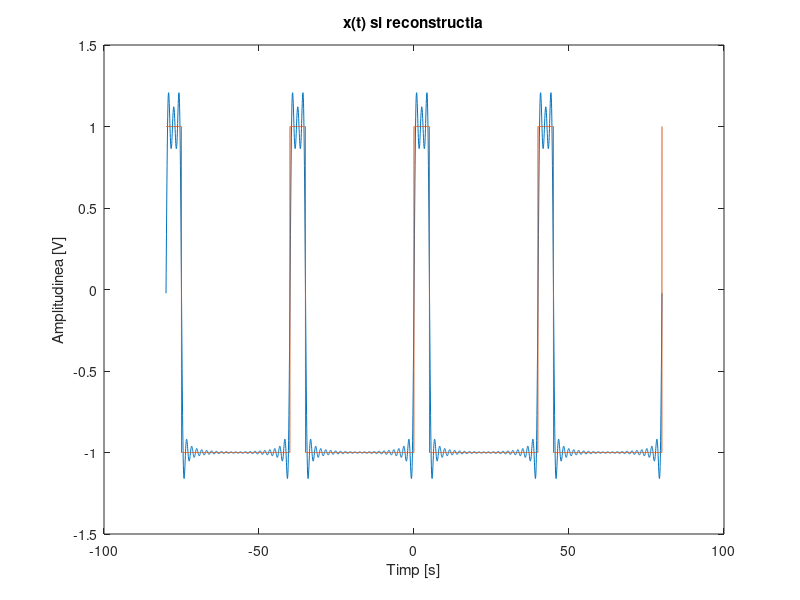
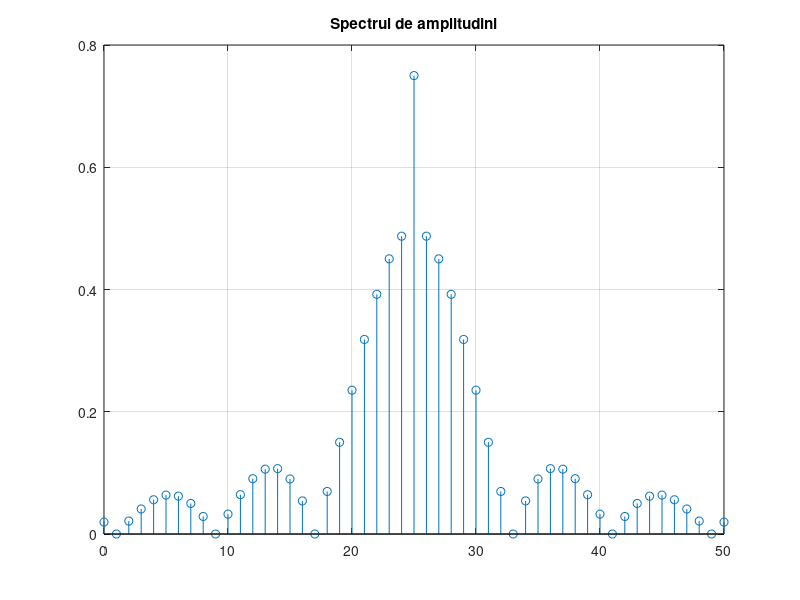

Reproduce these figures in MATLAB, in order.
%Numar de ordine: 5 Bricicaru Lucian Semnal Dreptunghiular
%conform SF, orice semnal poate fi scris ca o suma infinita de sinusuri si cosinusuri de diferite frecvente
%semnalul reconstruit are aproape aceeasi forma ca si semnalul original, avand cateva diferente
%aceasta diferenta poate fi diminuata prin cresterea numarului de coeficienti din SF
%spre final putem observa ca semnalul poate fi scris printr-o suma de SIN, deci semnalul va prezenta un caracter sinusoidal

%atribuim perioadei valoarea data
P = 40; %Perioada semnalului
f = 1/P;
%alegem rezolutia temporala adecvata si ulterior sa mai afisam o perioada la dreapta si alta la stanga
t = -2 * P:0.05:2 * P;
%atribuim pulsul semnalului in functie de ordine
D = 5;
%calculam factorul de umplere cu formula : duty = D / P * 100;
duty = 12.5;
%setam numarul de coeficienti
N = 50; 
omega = 2 * pi / P; 

%notam semnalul nostru dreptunghiular cu X si cream un semnal dreptunghiular
X = square(omega * t, duty);        
f = @(t)square(omega * t, duty);
%calculam coeficientii CC

CC = 1 / P * integral(f, 0, P);
Ck = zeros(1,N);
Ak = zeros(1,N);
x_modificat = 0;

	for (k = 1 : 1 : N)
   		f = @(t)square(omega * t, duty).*exp(-omega * t * 1j * (k - 25));
		%calculam coeficientii SFC
   		Ck(k) = 1/P * integral(f, 0, P);             
   		Ak(k+1) = 2 * abs(Ck(k));
		%cream un semnal din suma de sinusuri
  		x_modificat = x_modificat + Ck(k) * exp(omega * t *1j * (k - 25));
	end

figure(1);
%afisam semnalul creat din suma de sinusuri peste semnalul original
plot(t, x_modificat, t, X);
title('x(t) si reconstructia');
ylabel('Amplitudinea [V]');
xlabel('Timp [s]');
figure(2)
%facem simetria amplitudinilor Ak pentru spectru
Ak(26) = abs(CC);
Ak(1) = Ak(51);   
%afisam spectrul de valori                 
stem([0:N],Ak); 
title('Spectrul de amplitudini');
grid;
